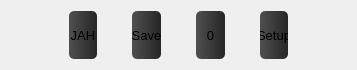
    <widget class="QWidget" name="widget_3" native="true">
     <property name="maximumSize">
      <size>
       <width>16777215</width>
       <height>70</height>
      </size>
     </property>
     <layout class="QHBoxLayout" name="horizontalLayout_2" stretch="2,1,1,1,1,1,1,1,2">
      <item>
       <spacer name="horizontalSpacer">
        <property name="orientation">
         <enum>Qt::Horizontal</enum>
        </property>
        <property name="sizeHint" stdset="0">
         <size>
          <width>40</width>
          <height>0</height>
         </size>
        </property>
       </spacer>
      </item>
      <item>
       <widget class="QPushButton" name="pushButton">
        <property name="sizePolicy">
         <sizepolicy hsizetype="Fixed" vsizetype="Fixed">
          <horstretch>0</horstretch>
          <verstretch>0</verstretch>
         </sizepolicy>
        </property>
        <property name="minimumSize">
         <size>
          <width>0</width>
          <height>0</height>
         </size>
        </property>
        <property name="maximumSize">
         <size>
          <width>16677512</width>
          <height>16677512</height>
         </size>
        </property>
        <property name="font">
         <font>
          <pointsize>10</pointsize>
         </font>
        </property>
        <property name="styleSheet">
         <string notr="true">QPushButton{background-color: qlineargradient(spread:pad, x1:0, y1:0.568, x2:1, y2:0.574, stop:0 rgba(79, 79, 79, 255), stop:1 rgba(39, 38, 38, 255));border-style: solid;border-color: rgba(0, 0, 0, 255);border-width: 0px;border-radius: 5px;} </string>
        </property>
        <property name="text">
         <string>JAH</string>
        </property>
       </widget>
      </item>
      <item>
       <spacer name="horizontalSpacer_2">
        <property name="orientation">
         <enum>Qt::Horizontal</enum>
        </property>
        <property name="sizeHint" stdset="0">
         <size>
          <width>40</width>
          <height>0</height>
         </size>
        </property>
       </spacer>
      </item>
      <item>
       <widget class="QPushButton" name="pushButton_2">
        <property name="sizePolicy">
         <sizepolicy hsizetype="Fixed" vsizetype="Fixed">
          <horstretch>0</horstretch>
          <verstretch>0</verstretch>
         </sizepolicy>
        </property>
        <property name="minimumSize">
         <size>
          <width>28</width>
          <height>28</height>
         </size>
        </property>
        <property name="maximumSize">
         <size>
          <width>16677512</width>
          <height>16677512</height>
         </size>
        </property>
        <property name="font">
         <font>
          <pointsize>10</pointsize>
         </font>
        </property>
        <property name="styleSheet">
         <string notr="true">QPushButton{background-color: qlineargradient(spread:pad, x1:0, y1:0.568, x2:1, y2:0.574, stop:0 rgba(79, 79, 79, 255), stop:1 rgba(39, 38, 38, 255));border-style: solid;border-color: rgba(0, 0, 0, 255);border-width: 0px;border-radius: 5px;} </string>
        </property>
        <property name="text">
         <string>Save</string>
        </property>
       </widget>
      </item>
      <item>
       <spacer name="horizontalSpacer_3">
        <property name="orientation">
         <enum>Qt::Horizontal</enum>
        </property>
        <property name="sizeHint" stdset="0">
         <size>
          <width>40</width>
          <height>0</height>
         </size>
        </property>
       </spacer>
      </item>
      <item>
       <widget class="QPushButton" name="pushButton_3">
        <property name="sizePolicy">
         <sizepolicy hsizetype="Fixed" vsizetype="Fixed">
          <horstretch>0</horstretch>
          <verstretch>0</verstretch>
         </sizepolicy>
        </property>
        <property name="minimumSize">
         <size>
          <width>28</width>
          <height>28</height>
         </size>
        </property>
        <property name="maximumSize">
         <size>
          <width>16677512</width>
          <height>16677512</height>
         </size>
        </property>
        <property name="font">
         <font>
          <pointsize>10</pointsize>
         </font>
        </property>
        <property name="styleSheet">
         <string notr="true">QPushButton{background-color: qlineargradient(spread:pad, x1:0, y1:0.568, x2:1, y2:0.574, stop:0 rgba(79, 79, 79, 255), stop:1 rgba(39, 38, 38, 255));border-style: solid;border-color: rgba(0, 0, 0, 255);border-width: 0px;border-radius: 5px;} </string>
        </property>
        <property name="text">
         <string>0</string>
        </property>
       </widget>
      </item>
      <item>
       <spacer name="horizontalSpacer_4">
        <property name="orientation">
         <enum>Qt::Horizontal</enum>
        </property>
        <property name="sizeHint" stdset="0">
         <size>
          <width>40</width>
          <height>0</height>
         </size>
        </property>
       </spacer>
      </item>
      <item>
       <widget class="QPushButton" name="pushButton_4">
        <property name="sizePolicy">
         <sizepolicy hsizetype="Fixed" vsizetype="Fixed">
          <horstretch>0</horstretch>
          <verstretch>0</verstretch>
         </sizepolicy>
        </property>
        <property name="minimumSize">
         <size>
          <width>28</width>
          <height>28</height>
         </size>
        </property>
        <property name="maximumSize">
         <size>
          <width>16677512</width>
          <height>16677512</height>
         </size>
        </property>
        <property name="font">
         <font>
          <pointsize>10</pointsize>
         </font>
        </property>
        <property name="styleSheet">
         <string notr="true">QPushButton{background-color: qlineargradient(spread:pad, x1:0, y1:0.568, x2:1, y2:0.574, stop:0 rgba(79, 79, 79, 255), stop:1 rgba(39, 38, 38, 255));border-style: solid;border-color: rgba(0, 0, 0, 255);border-width: 0px;border-radius: 5px;} </string>
        </property>
        <property name="text">
         <string>Setup</string>
        </property>
       </widget>
      </item>
      <item>
       <spacer name="horizontalSpacer_5">
        <property name="orientation">
         <enum>Qt::Horizontal</enum>
        </property>
        <property name="sizeHint" stdset="0">
         <size>
          <width>40</width>
          <height>0</height>
         </size>
        </property>
       </spacer>
      </item>
     </layout>
    </widget>
